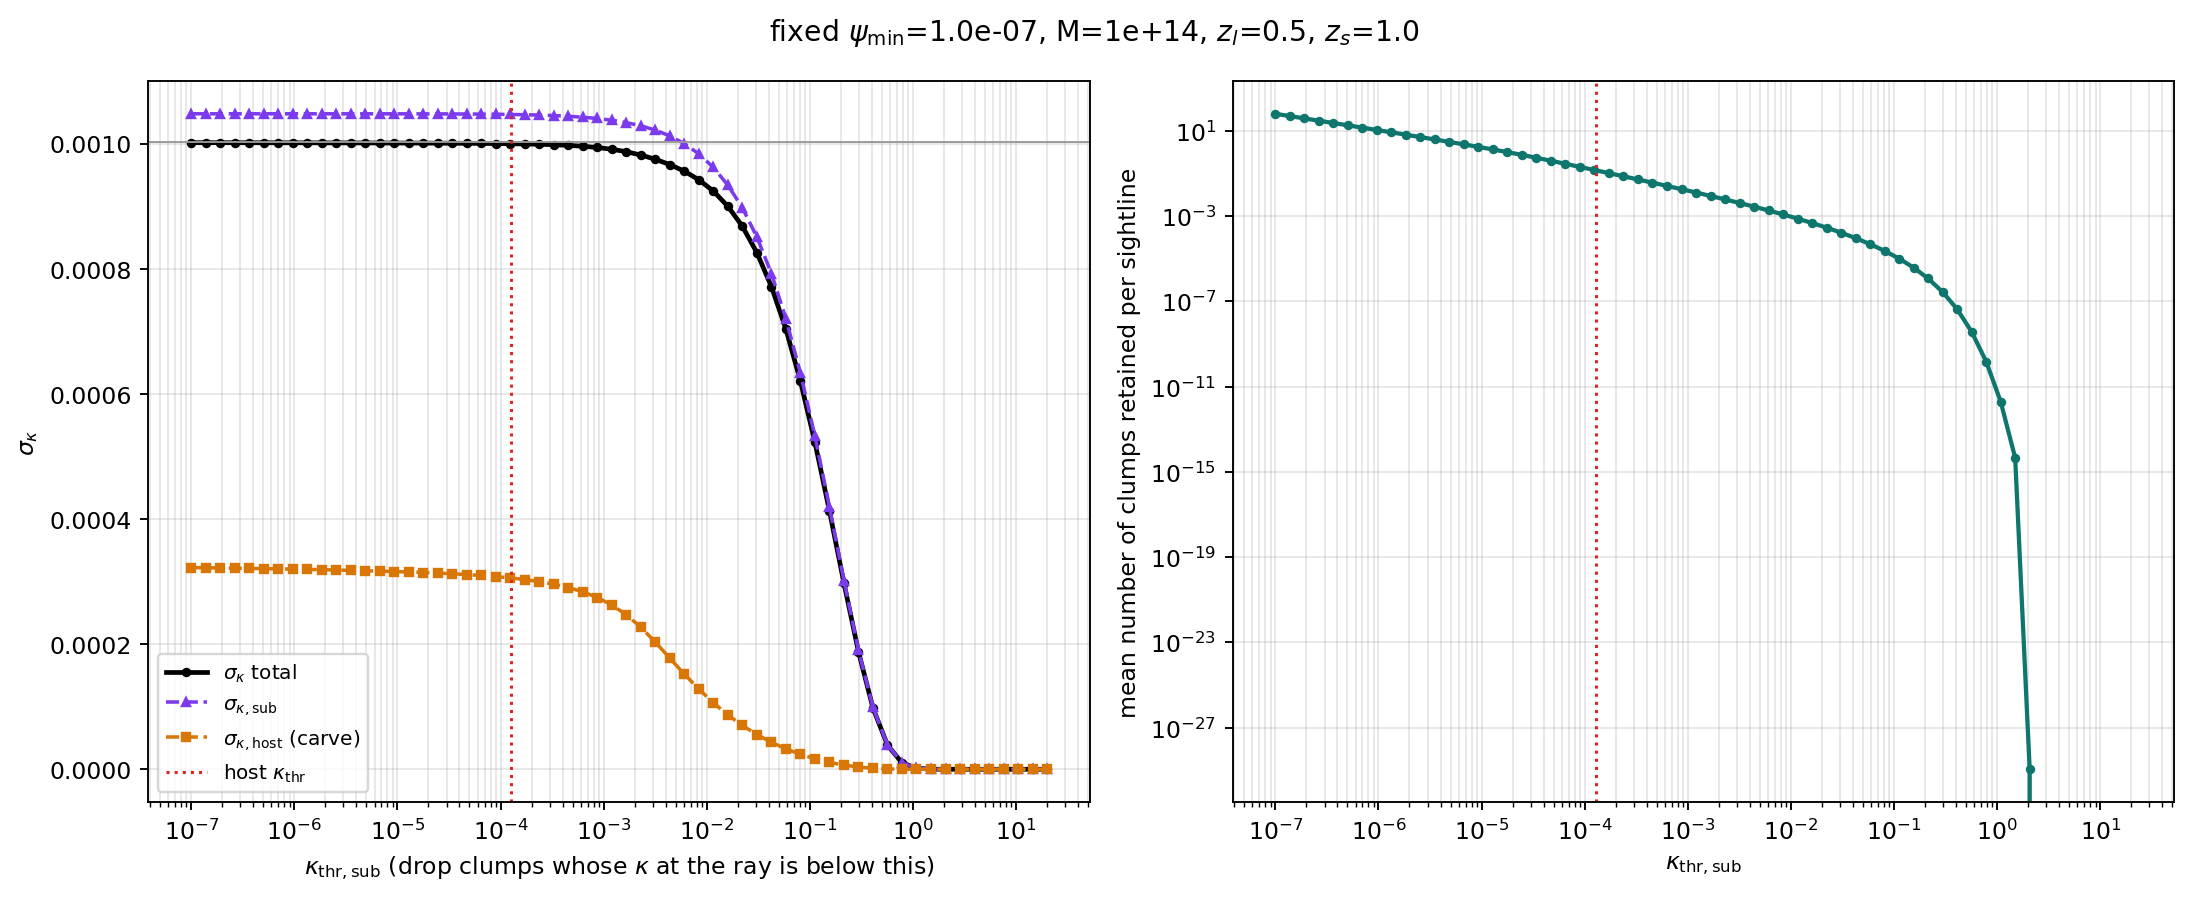

Source code (Python):
"""
sigma_kappa vs a PER-SUBHALO CONVERGENCE THRESHOLD kappa_thr,sub, at FIXED psi_min.

Difference from plot_sigma_vs_psimin.py (chat 2026-07-24)
--------------------------------------------------------
There the knob was psi_min itself: each point regenerated the clump population with a
different resolved MASS floor, and the kappa axis was cosmetic (the peak convergence of
the floor-mass clump). Here the population is FROZEN at the production floor
psi_min = m_floor/M -- every subhalo is always sampled -- and a SEPARATE knob
kappa_thr,sub acts on each clump's ACTUAL convergence at the ray,

    kappa_i = kappa_NFW(m_i, d_i),   d_i = |ray - clump| in the lens plane,

dropping the clump from the sum when kappa_i < kappa_thr,sub. This is the same rule the
HOST halos already obey (cpp/subhalo.cpp's r_thr table is exactly "include the object
while its kappa at the ray exceeds kappa_thr"), so kappa_thr,sub is directly comparable
to the host counting threshold kappa_thr ~ 1.3e-4 -- which the psi_min version was not.

The cut does NOT commute with a mass cut: a massive clump far from the ray is dropped
while a light clump the ray nearly hits survives. So the threshold must be applied INSIDE
the clump-ray distance integral, not as a mass mask outside it.

Campbell still applies exactly -- a threshold only restricts the integration domain. With
the Poisson clump intensity dN/dlnpsi and the projected clump-ray separation pdf f(d|y),
every moment below is a 2D quadrature over (lnpsi, d) with the indicator folded in:

    <N_ret | y>       = int dlnpsi dN/dlnpsi   int dd f(d|y) THETA
    <kappa_sub | y>   = int dlnpsi dN/dlnpsi   int dd f(d|y) k1 THETA
    Var(kappa_sub|y)  = int dlnpsi dN/dlnpsi   int dd f(d|y) k1^2 THETA
    <M_ret | y>       = int dlnpsi dN/dlnpsi m int dd f(d|y) THETA
    Var(M_ret | y)    = int dlnpsi dN/dlnpsi m^2 int dd f(d|y) THETA
    Cov(M_ret,k_sub|y)= int dlnpsi dN/dlnpsi m int dd f(d|y) k1 THETA
    THETA = 1[k1(m,d) >= kappa_thr,sub]

Dropped clumps keep their mass in the smooth host (mass-conserving, scheme A): the host
is carved at M - M_ret, so the carve is now y-DEPENDENT (it was a scalar under a mass
cut) and weakens as the threshold rises. sigma_host is the first-order carve response
|dkappa_NFW/dM| * sqrt(Var(M_ret)), matching Fig 4 / plot_sigma_vs_psimin.

Bonus: this axis is free of the cusp ambiguity of the psi_min top axis. We never need a
clump's "peak" (r=0) convergence -- which is log-divergent and grid-defined -- only its
convergence at the actual ray separation.

Run:
  /Users/baltabay/miniforge3/envs/test/bin/python playground/analytic/sigma_vs_subkappathr.py
Writes sigma_vs_subkappathr.{png,json} next to this file.
"""
from __future__ import annotations

import json
from pathlib import Path
import sys

import numpy as np

ROOT = Path("/Users/baltabay/Desktop/gw-wl-emulator")
sys.path.insert(0, str(ROOT))

from scripts.subhalo_gate.subhalo_factor_proxy_check import (  # noqa: E402
    ALPHA, BETA, OMEGA, PSI_MAX, nfw_params, n_tau, gamma_norm, sigma_crit, fg_kappa,
)
from playground.dgate.subhalo_factor_dgate_area_scan import host_rmax  # noqa: E402
from playground.analytic.subhalo_factor_analytic_deficit import (  # noqa: E402
    distance_kernel, projected_profile,
)
from playground.analytic.plot_sigma_vs_psimin import area_weighted_mean  # noqa: E402


def run_kthr(host_mass, z_lens, z_source, kappa_thr_host, kthr_subs,
             m_floor=1.0e7, n_mass=200, n_y=160, n_d=1200, n_theta=256,
             y_probe_r200=None):
    """Sweep the per-subhalo convergence cut at fixed psi_min = m_floor/host_mass.

    Returns (meta, rows); kthr_subs may include 0.0 (= no cut, fully populated baseline).

    The scalars in each row are area-weighted over the whole aperture, so their absolute
    size is set as much by rmax_host as by the substructure. Pass y_probe_r200 (impact
    parameters in units of r200) to also get the y-RESOLVED quantities at those radii,
    which are what can honestly be divided by the smooth-host convergence kappa_ns(y) --
    both then live at the same y. Those land in row["probe"], with the no-substructure
    reference kappa_ns(y_probe) in meta["kappa_nosub_probe"].
    """
    rs_host, rhos_host, c_host, r200_host = nfw_params(host_mass, z_lens)
    rmax_host = host_rmax(host_mass, z_lens, z_source, kappa_thr_host)
    nt, _ = n_tau(host_mass, z_lens)
    fs = 0.3563 / nt**0.6 - 0.075
    gamma = gamma_norm(fs)
    sigmac = sigma_crit(z_source, z_lens)
    kappa0_host = rs_host * rhos_host / sigmac

    # FIXED clump population: psi_min = m_floor / M, never varied in this sweep
    psi_min = m_floor / host_mass
    lpsi = np.linspace(np.log(psi_min), np.log(PSI_MAX), n_mass)
    psi = np.exp(lpsi)
    mass = psi * host_mass
    dN_dlnpsi = gamma * psi**ALPHA * np.exp(-BETA * psi**OMEGA)

    # per-clump convergence on the (mass, ray-clump separation) grid
    d_grid = np.logspace(-3, np.log10(rmax_host + r200_host), n_d)
    k1 = np.empty((n_mass, n_d))
    for i, m in enumerate(mass):
        rs_i, rhos_i, _, _ = nfw_params(float(m), z_lens)
        kappa0 = rs_i * rhos_i / sigmac
        k1[i] = 2.0 * kappa0 * fg_kappa(np.maximum(d_grid / rs_i, 1.0e-12))

    # f(d|y) quadrature weights (rows sum to 1: it is a normalized pdf in d)
    sigma_interp, _ = projected_profile(c_host, r200_host)
    y_grid = np.logspace(-1, np.log10(rmax_host), n_y)
    if y_probe_r200 is not None:
        # splice the requested radii into the grid so the probe is exact, not nearest-cell
        y_probe = np.clip(np.asarray(y_probe_r200, float) * r200_host,
                          y_grid[0], y_grid[-1])
        y_grid = np.unique(np.concatenate([y_grid, y_probe]))
        probe_idx = np.searchsorted(y_grid, y_probe)
    fd = distance_kernel(y_grid, d_grid, sigma_interp, n_theta) \
        * (d_grid * np.gradient(np.log(d_grid)))[None, :]
    norm_err = float(np.max(np.abs(fd.sum(axis=1) - 1.0)))

    kappa_ns = 2.0 * kappa0_host * fg_kappa(np.maximum(y_grid / rs_host, 1.0e-12))
    k_ns_mean = area_weighted_mean(y_grid, rmax_host, kappa_ns)

    def host_kappa_reduced(frac_res):
        """Smooth-host kappa(y) with the (y-dependent) carved mass fraction removed."""
        out = np.empty_like(y_grid)
        key = np.round(frac_res, 6)
        for fr in np.unique(key):
            sel = key == fr
            m_eff = max((1.0 - min(fr, 0.95)) * host_mass, 1.0)
            rs_e, rhos_e, _, _ = nfw_params(m_eff, z_lens)
            k0 = rs_e * rhos_e / sigmac
            out[sel] = 2.0 * k0 * fg_kappa(np.maximum(y_grid[sel] / rs_e, 1.0e-12))
        return out

    def host_dkdM(frac_res):
        m_eff = max((1.0 - min(frac_res, 0.95)) * host_mass, 1.0)
        dM = 1e-3 * m_eff
        rs_p, rhos_p, _, _ = nfw_params(m_eff + dM, z_lens)
        rs_m, rhos_m, _, _ = nfw_params(m_eff - dM, z_lens)
        kp = 2.0 * (rs_p * rhos_p / sigmac) * fg_kappa(np.maximum(y_grid / rs_p, 1.0e-12))
        km = 2.0 * (rs_m * rhos_m / sigmac) * fg_kappa(np.maximum(y_grid / rs_m, 1.0e-12))
        return (kp - km) / (2.0 * dM)

    rows = []
    for kthr in kthr_subs:
        # THETA folded into the d integral -- the cut is on kappa AT THE RAY, so it is
        # a d-dependent (not mass-only) domain restriction.
        keep = (k1 >= kthr) if kthr > 0.0 else np.ones_like(k1, dtype=bool)
        Jn = (fd @ keep.T).T                      # <THETA | y>            (m, y)
        J1 = (fd @ (k1 * keep).T).T               # <k1 THETA | y>
        J2 = (fd @ (k1 * k1 * keep).T).T          # <k1^2 THETA | y>

        n_ret_y = np.trapezoid(dN_dlnpsi[:, None] * Jn, lpsi, axis=0)
        mu_y = np.trapezoid(dN_dlnpsi[:, None] * J1, lpsi, axis=0)
        var_y = np.trapezoid(dN_dlnpsi[:, None] * J2, lpsi, axis=0)
        frac_y = np.trapezoid((dN_dlnpsi * psi)[:, None] * Jn, lpsi, axis=0)
        varm_y = np.trapezoid((dN_dlnpsi * mass**2)[:, None] * Jn, lpsi, axis=0)
        covmk_y = np.trapezoid((dN_dlnpsi * mass)[:, None] * J1, lpsi, axis=0)

        frac_res = float(np.mean(frac_y))
        k_host_y = host_kappa_reduced(frac_y)
        dkdM_y = host_dkdM(frac_res)

        var_host_y = (dkdM_y**2) * varm_y
        cov_hk_y = -dkdM_y * covmk_y
        var_tot_y = var_host_y + var_y + 2.0 * cov_hk_y

        var_host_aw = area_weighted_mean(y_grid, rmax_host, var_host_y)
        var_sub_aw = area_weighted_mean(y_grid, rmax_host, var_y)
        cov_hk_aw = area_weighted_mean(y_grid, rmax_host, cov_hk_y)
        var_tot_aw = var_host_aw + var_sub_aw + 2.0 * cov_hk_aw

        row = {
            "kappa_thr_sub": float(kthr),
            "n_retained": float(area_weighted_mean(y_grid, rmax_host, n_ret_y)),
            "frac_res": frac_res,
            "kappa_total": area_weighted_mean(y_grid, rmax_host, k_host_y + mu_y),
            "kappa_sub": area_weighted_mean(y_grid, rmax_host, mu_y),
            "sigma_host": float(np.sqrt(max(var_host_aw, 0.0))),
            "sigma_sub": float(np.sqrt(max(var_sub_aw, 0.0))),
            "sigma_total": float(np.sqrt(max(var_tot_aw, 0.0))),
        }
        if y_probe_r200 is not None:
            row["probe"] = {
                "n_retained": n_ret_y[probe_idx].tolist(),
                "kappa_total": (k_host_y + mu_y)[probe_idx].tolist(),
                "kappa_sub": mu_y[probe_idx].tolist(),
                "sigma_host": np.sqrt(np.maximum(var_host_y[probe_idx], 0.0)).tolist(),
                "sigma_sub": np.sqrt(np.maximum(var_y[probe_idx], 0.0)).tolist(),
                "sigma_total": np.sqrt(np.maximum(var_tot_y[probe_idx], 0.0)).tolist(),
            }
        rows.append(row)

    meta = {"k_ns_mean": k_ns_mean, "host_mass": host_mass, "z_lens": z_lens,
            "z_source": z_source, "m_floor": m_floor, "psi_min": psi_min,
            "kappa_thr_host": kappa_thr_host, "rmax_host": rmax_host,
            "r200_host": r200_host, "fd_norm_err": norm_err,
            "n_mass": n_mass, "n_y": n_y, "n_d": n_d}
    if y_probe_r200 is not None:
        meta["y_probe"] = y_grid[probe_idx].tolist()
        meta["y_probe_r200"] = (y_grid[probe_idx] / r200_host).tolist()
        meta["kappa_nosub_probe"] = kappa_ns[probe_idx].tolist()
    return meta, rows


def main() -> None:
    host_mass, z_lens, z_source = 1.0e14, 0.5, 1.0
    kappa_thr_host = 1.276e-4
    kthr = np.concatenate([[0.0], np.logspace(-7, 1.3, 60)])

    meta, rows = run_kthr(host_mass, z_lens, z_source, kappa_thr_host, kthr)
    print(f"f(d|y) normalization max error: {meta['fd_norm_err']:.2e}")

    out_stem = ROOT / "playground" / "analytic" / "sigma_vs_subkappathr"
    out_stem.with_suffix(".json").write_text(json.dumps({"meta": meta, "rows": rows}, indent=2))

    k = np.array([r["kappa_thr_sub"] for r in rows])
    sig_tot = np.array([r["sigma_total"] for r in rows])
    sig_sub = np.array([r["sigma_sub"] for r in rows])
    sig_host = np.array([r["sigma_host"] for r in rows])
    nret = np.array([r["n_retained"] for r in rows])
    base = sig_tot[0]

    import matplotlib
    matplotlib.use("Agg")
    import matplotlib.pyplot as plt

    fig, axes = plt.subplots(1, 2, figsize=(13.0, 5.4))
    ax = axes[0]
    ax.plot(k[1:], sig_tot[1:], "o-", color="k", ms=3, lw=2.0, label=r"$\sigma_\kappa$ total")
    ax.plot(k[1:], sig_sub[1:], "^--", color="#7c3aed", ms=3, lw=1.5, label=r"$\sigma_{\kappa,\rm sub}$")
    ax.plot(k[1:], sig_host[1:], "s--", color="#d97706", ms=3, lw=1.5, label=r"$\sigma_{\kappa,\rm host}$ (carve)")
    ax.axhline(base, color="0.6", lw=0.8, ls="-")
    ax.axvline(kappa_thr_host, color="#dc2626", ls=":", lw=1.3, label=r"host $\kappa_{\rm thr}$")
    ax.set_xscale("log")
    ax.set_xlabel(r"$\kappa_{\rm thr,sub}$ (drop clumps whose $\kappa$ at the ray is below this)")
    ax.set_ylabel(r"$\sigma_\kappa$")
    ax.grid(alpha=0.3, which="both")
    ax.legend(fontsize=8.5)

    ax = axes[1]
    ax.plot(k[1:], nret[1:], "o-", color="#0f766e", ms=3, lw=1.8)
    ax.axvline(kappa_thr_host, color="#dc2626", ls=":", lw=1.3)
    ax.set_xscale("log")
    ax.set_yscale("log")
    ax.set_xlabel(r"$\kappa_{\rm thr,sub}$")
    ax.set_ylabel(r"mean number of clumps retained per sightline")
    ax.grid(alpha=0.3, which="both")

    fig.suptitle(f"fixed $\\psi_{{\\rm min}}$={meta['psi_min']:.1e}, "
                 f"M={host_mass:.0e}, $z_l$={z_lens}, $z_s$={z_source}")
    fig.tight_layout()
    fig.savefig(str(out_stem) + ".png", dpi=170, facecolor="white", bbox_inches="tight")
    print(f"saved {out_stem}.png / .json")

    print(f"\nbaseline (no cut): sigma_tot={base:.4e} sigma_sub={sig_sub[0]:.4e} "
          f"sigma_host={sig_host[0]:.4e} <N>={nret[0]:.1f}")
    f = sig_tot / base
    for frac in (0.99, 0.95, 0.90, 0.50):
        j = np.where(f[1:] <= frac)[0]
        if len(j):
            i = j[0] + 1
            print(f"  sigma_tot -> {frac:.0%} of baseline at kappa_thr,sub={k[i]:.3g} "
                  f"(<N_ret>={nret[i]:.3g})")
    i_h = int(np.argmin(np.abs(k[1:] - kappa_thr_host))) + 1
    print(f"  at the HOST threshold {kappa_thr_host:.3e}: sigma_tot/base={f[i_h]:.4f}, "
          f"<N_ret>={nret[i_h]:.4g} of {nret[0]:.4g}")


if __name__ == "__main__":
    main()
